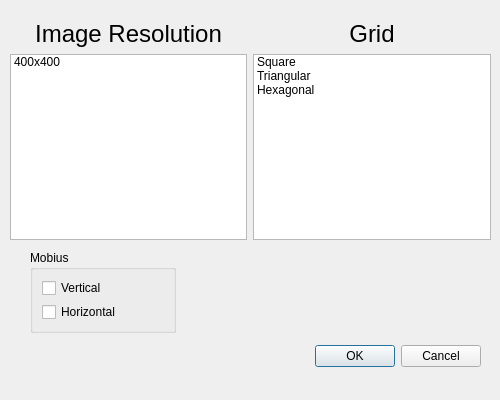
<?xml version="1.0" encoding="UTF-8"?>
<ui version="4.0">
 <class>Settings_dialog</class>
 <widget class="QDialog" name="Settings_dialog">
  <property name="geometry">
   <rect>
    <x>0</x>
    <y>0</y>
    <width>500</width>
    <height>400</height>
   </rect>
  </property>
  <property name="minimumSize">
   <size>
    <width>500</width>
    <height>400</height>
   </size>
  </property>
  <property name="windowTitle">
   <string>Dialog</string>
  </property>
  <widget class="QDialogButtonBox" name="buttonBox">
   <property name="geometry">
    <rect>
     <x>20</x>
     <y>340</y>
     <width>461</width>
     <height>32</height>
    </rect>
   </property>
   <property name="orientation">
    <enum>Qt::Horizontal</enum>
   </property>
   <property name="standardButtons">
    <set>QDialogButtonBox::Cancel|QDialogButtonBox::Ok</set>
   </property>
  </widget>
  <widget class="QGroupBox" name="groupBox">
   <property name="geometry">
    <rect>
     <x>30</x>
     <y>250</y>
     <width>146</width>
     <height>83</height>
    </rect>
   </property>
   <property name="title">
    <string>Mobius</string>
   </property>
   <layout class="QVBoxLayout" name="verticalLayout">
    <item>
     <widget class="QCheckBox" name="List_mebius_v">
      <property name="text">
       <string>Vertical </string>
      </property>
     </widget>
    </item>
    <item>
     <widget class="QCheckBox" name="List_mebius_h">
      <property name="text">
       <string>Horizontal</string>
      </property>
      <property name="checked">
       <bool>false</bool>
      </property>
     </widget>
    </item>
   </layout>
  </widget>
  <widget class="QWidget" name="">
   <property name="geometry">
    <rect>
     <x>10</x>
     <y>20</y>
     <width>481</width>
     <height>220</height>
    </rect>
   </property>
   <layout class="QHBoxLayout" name="horizontalLayout">
    <item>
     <layout class="QVBoxLayout" name="verticalLayout_2">
      <item>
       <widget class="QLabel" name="label">
        <property name="text">
         <string>&lt;html&gt;&lt;head/&gt;&lt;body&gt;&lt;p align=&quot;center&quot;&gt;&lt;span style=&quot; font-size:18pt;&quot;&gt;Image Resolution&lt;/span&gt;&lt;/p&gt;&lt;/body&gt;&lt;/html&gt;</string>
        </property>
       </widget>
      </item>
      <item>
       <widget class="QListWidget" name="listWidget">
        <item>
         <property name="text">
          <string>400x400</string>
         </property>
        </item>
       </widget>
      </item>
     </layout>
    </item>
    <item>
     <layout class="QVBoxLayout" name="verticalLayout_3">
      <item>
       <widget class="QLabel" name="label_2">
        <property name="text">
         <string>&lt;html&gt;&lt;head/&gt;&lt;body&gt;&lt;p align=&quot;center&quot;&gt;&lt;span style=&quot; font-size:18pt;&quot;&gt;Grid&lt;/span&gt;&lt;/p&gt;&lt;/body&gt;&lt;/html&gt;</string>
        </property>
       </widget>
      </item>
      <item>
       <widget class="QListWidget" name="list_grid">
        <property name="batchSize">
         <number>100</number>
        </property>
        <item>
         <property name="text">
          <string>Square</string>
         </property>
        </item>
        <item>
         <property name="text">
          <string>Triangular</string>
         </property>
        </item>
        <item>
         <property name="text">
          <string>Hexagonal</string>
         </property>
        </item>
       </widget>
      </item>
     </layout>
    </item>
   </layout>
  </widget>
 </widget>
 <resources/>
 <connections>
  <connection>
   <sender>buttonBox</sender>
   <signal>accepted()</signal>
   <receiver>Settings_dialog</receiver>
   <slot>accept()</slot>
   <hints>
    <hint type="sourcelabel">
     <x>248</x>
     <y>254</y>
    </hint>
    <hint type="destinationlabel">
     <x>157</x>
     <y>274</y>
    </hint>
   </hints>
  </connection>
  <connection>
   <sender>buttonBox</sender>
   <signal>rejected()</signal>
   <receiver>Settings_dialog</receiver>
   <slot>reject()</slot>
   <hints>
    <hint type="sourcelabel">
     <x>316</x>
     <y>260</y>
    </hint>
    <hint type="destinationlabel">
     <x>286</x>
     <y>274</y>
    </hint>
   </hints>
  </connection>
 </connections>
</ui>
